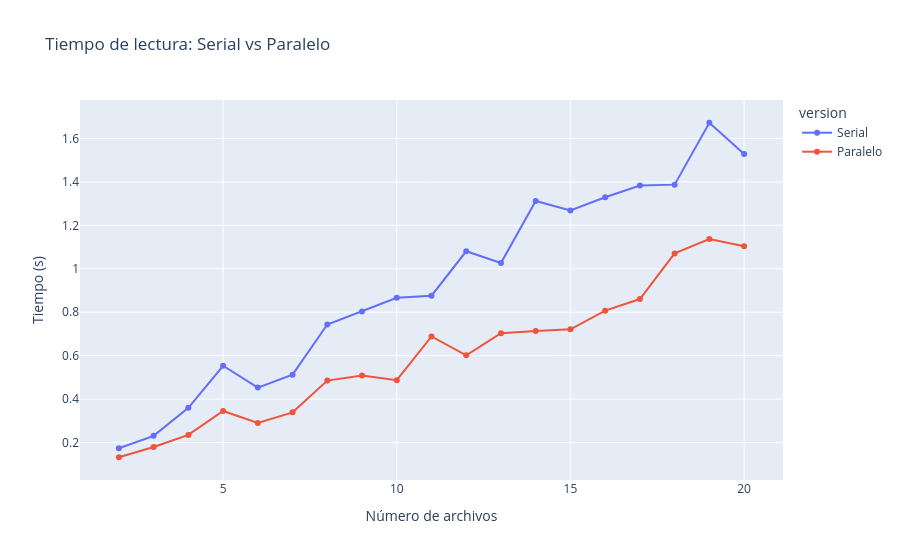

The notebook cell saved with this chart:
### Markdown cell above
**Benchmark:** mide tiempos para 2, 4, 6, ..., 20 archivos y grafica

### Code cell
@dataclass
class ReadMeasurement:
    n_files: int
    time_sec: float
    version: str


measurements: list[ReadMeasurement] = []

for n in range(2, 21):
    t0 = time.perf_counter()
    load_all_serial(DATA_DIR, n_batches=n)
    measurements.append(ReadMeasurement(n, time.perf_counter() - t0, "Serial"))

    t0 = time.perf_counter()
    load_all_parallel(DATA_DIR, n_batches=n)
    measurements.append(ReadMeasurement(n, time.perf_counter() - t0, "Paralelo"))

df_times = pd.DataFrame(measurements)
px.line(
    df_times,
    x="n_files",
    y="time_sec",
    color="version",
    markers=True,
    title="Tiempo de lectura: Serial vs Paralelo",
    labels={"n_files": "Número de archivos", "time_sec": "Tiempo (s)"},
).show()

### Figure 1 — Plotly figure (JSON) as saved in the notebook; plotly's stock layout.template omitted (floating-point values rounded to 4 significant figures)
{"data": [{"hovertemplate": "version=Serial<br>Número de archivos=%{x}<br>Tiempo (s)=%{y}<extra></extra>", "legendgroup": "Serial", "line": {"color": "#636efa", "dash": "solid"}, "marker": {"symbol": "circle"}, "mode": "lines+markers", "name": "Serial", "orientation": "v", "showlegend": true, "type": "scatter", "x": [2, 3, 4, 5, 6, 7, 8, 9, 10, 11, 12, 13, 14, 15, 16, 17, 18, 19, 20], "xaxis": "x", "y": [0.1741, 0.231, 0.3602, 0.5537, 0.4531, 0.5125, 0.7436, 0.8035, 0.8668, 0.8762, 1.081, 1.027, 1.312, 1.269, 1.329, 1.383, 1.387, 1.672, 1.528], "yaxis": "y"}, {"hovertemplate": "version=Paralelo<br>Número de archivos=%{x}<br>Tiempo (s)=%{y}<extra></extra>", "legendgroup": "Paralelo", "line": {"color": "#EF553B", "dash": "solid"}, "marker": {"symbol": "circle"}, "mode": "lines+markers", "name": "Paralelo", "orientation": "v", "showlegend": true, "type": "scatter", "x": [2, 3, 4, 5, 6, 7, 8, 9, 10, 11, 12, 13, 14, 15, 16, 17, 18, 19, 20], "xaxis": "x", "y": [0.1325, 0.1799, 0.2353, 0.3456, 0.29, 0.3392, 0.4852, 0.5091, 0.487, 0.6885, 0.6016, 0.7035, 0.7136, 0.7212, 0.8071, 0.8606, 1.071, 1.137, 1.104], "yaxis": "y"}], "layout": {"legend": {"title": {"text": "version"}, "tracegroupgap": 0}, "title": {"text": "Tiempo de lectura: Serial vs Paralelo"}, "xaxis": {"anchor": "y", "domain": [0, 1], "title": {"text": "Número de archivos"}}, "yaxis": {"anchor": "x", "domain": [0, 1], "title": {"text": "Tiempo (s)"}}}}
